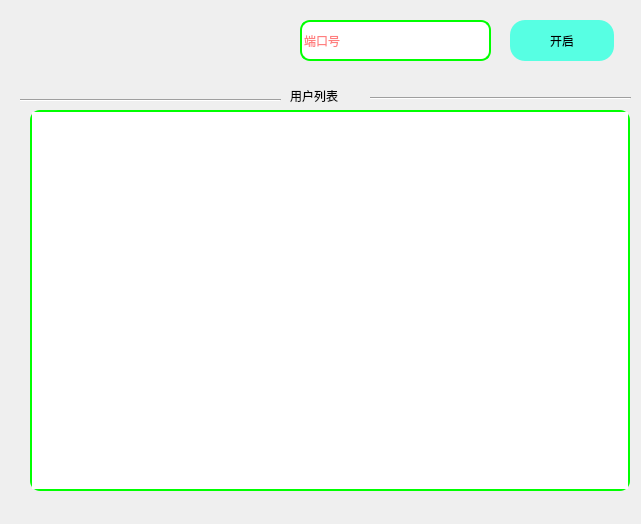
<?xml version="1.0" encoding="UTF-8"?>
<ui version="4.0">
 <class>Server</class>
 <widget class="QWidget" name="Server">
  <property name="geometry">
   <rect>
    <x>0</x>
    <y>0</y>
    <width>641</width>
    <height>524</height>
   </rect>
  </property>
  <property name="windowTitle">
   <string>Server</string>
  </property>
  <property name="windowIcon">
   <iconset resource="res.qrc">
    <normaloff>:/icon/icon/icon.png</normaloff>:/icon/icon/icon.png</iconset>
  </property>
  <widget class="QTableView" name="tableView">
   <property name="geometry">
    <rect>
     <x>30</x>
     <y>110</y>
     <width>600</width>
     <height>381</height>
    </rect>
   </property>
   <property name="styleSheet">
    <string notr="true">QTableView{
border-radius:10px;
color:rgb(255, 0, 0);
border:2px solid rgb(0, 255, 0);
}</string>
   </property>
   <attribute name="horizontalHeaderVisible">
    <bool>false</bool>
   </attribute>
  </widget>
  <widget class="QLineEdit" name="lineEdit">
   <property name="geometry">
    <rect>
     <x>300</x>
     <y>20</y>
     <width>191</width>
     <height>41</height>
    </rect>
   </property>
   <property name="styleSheet">
    <string notr="true">QLineEdit
{
border-radius:10px;
color:rgb(255, 0, 0);
border:2px solid rgb(0, 255, 0);
}
QLineEdit:hover
{
border:2px solid rgb(255, 0, 0)；
}
</string>
   </property>
   <property name="placeholderText">
    <string>端口号</string>
   </property>
  </widget>
  <widget class="QPushButton" name="pushButton">
   <property name="geometry">
    <rect>
     <x>510</x>
     <y>20</y>
     <width>104</width>
     <height>41</height>
    </rect>
   </property>
   <property name="styleSheet">
    <string notr="true">QPushButton {
	border-radius:15px;
	background:rgb(87, 255, 227);
}

QPushButton:hover
{
	background:rgb(255, 85, 0);
}</string>
   </property>
   <property name="text">
    <string>开启</string>
   </property>
  </widget>
  <widget class="QLabel" name="label">
   <property name="geometry">
    <rect>
     <x>290</x>
     <y>80</y>
     <width>91</width>
     <height>31</height>
    </rect>
   </property>
   <property name="text">
    <string>用户列表</string>
   </property>
  </widget>
  <widget class="Line" name="line">
   <property name="geometry">
    <rect>
     <x>370</x>
     <y>90</y>
     <width>261</width>
     <height>16</height>
    </rect>
   </property>
   <property name="orientation">
    <enum>Qt::Horizontal</enum>
   </property>
  </widget>
  <widget class="Line" name="line_2">
   <property name="geometry">
    <rect>
     <x>20</x>
     <y>90</y>
     <width>261</width>
     <height>20</height>
    </rect>
   </property>
   <property name="orientation">
    <enum>Qt::Horizontal</enum>
   </property>
  </widget>
 </widget>
 <layoutdefault spacing="6" margin="11"/>
 <resources>
  <include location="res.qrc"/>
 </resources>
 <connections/>
</ui>
